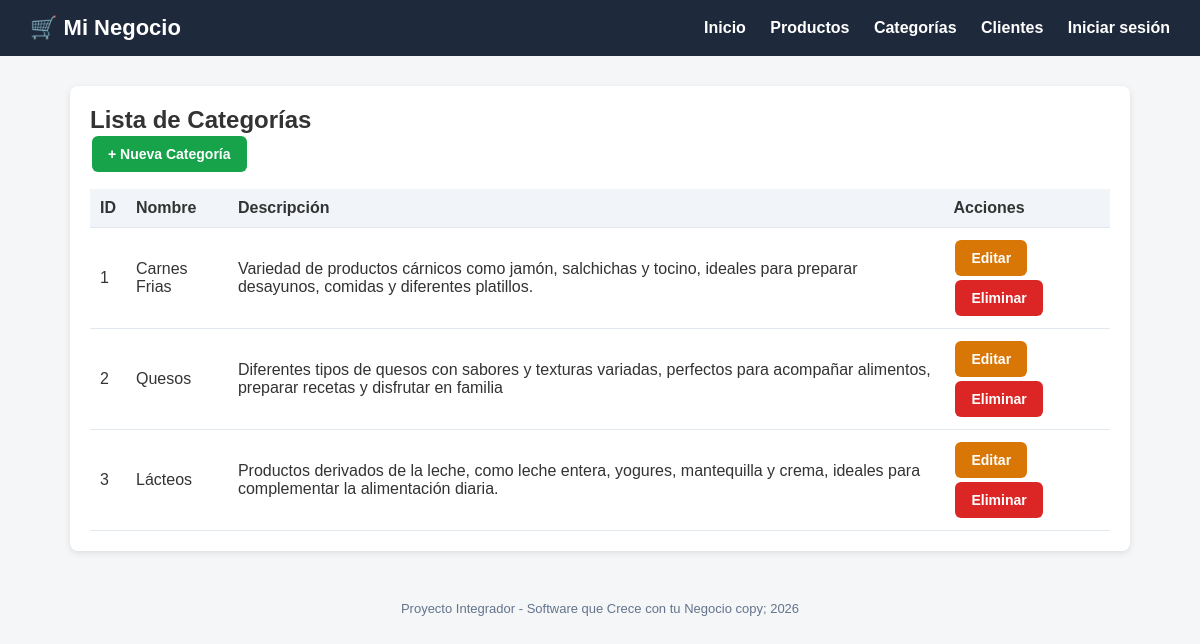
Page /categorias/ on the committed database.
### tienda/models.py (models this page shows, shortened)
class Categoria(models.Model):
    nombre = models.CharField(max_length=100)
    descripcion = models.TextField(blank=True, null=True)
    class Meta:
        verbose_name = "Categoría"
        verbose_name_plural = "Categorías"

### tienda/views.py (the view)
# urls.py: path('categorias/', views.lista_categorias, name='lista_categorias'),
def lista_categorias(request):
    categorias = Categoria.objects.all()
    return render(request, 'tienda/categorias/lista.html', {'categorias': categorias})

### tienda/templates/tienda/categorias/lista.html (shortened to what this page needs)
{% extends 'base.html' %}
{% block content %}
<div class="card">
    <h2>Lista de Categorías</h2>
    <a href="{% url 'crear_categoria' %}" class="btn btn-success">+ Nueva Categoría</a>
    <table>
        <thead>
            <tr><th>ID</th><th>Nombre</th><th>Descripción</th><th>Acciones</th></tr>
        </thead>
        <tbody>
            {% for categoria in categorias %}
            <tr>
                <td>{{ categoria.id }}</td>
                <td>{{ categoria.nombre }}</td>
                <td>{{ categoria.descripcion|default:"-" }}</td>
                <td>
                    <a href="{% url 'editar_categoria' categoria.pk %}" class="btn btn-warning">Editar</a>
                    <a href="{% url 'eliminar_categoria' categoria.pk %}" class="btn btn-danger">Eliminar</a>
                </td>
            </tr>
            {% empty %}
            <tr><td colspan="4">No hay categorías registradas.</td></tr>
            {% endfor %}
        </tbody>
    </table>
</div>
{% endblock %}

### negocio/templates/base.html (style rules this page uses)
* { margin: 0; padding: 0; box-sizing: border-box; }
body { font-family: Arial, sans-serif; background: #f4f6f8; color: #333; }
.card { background: #fff; border-radius: 8px; padding: 20px; box-shadow: 0 2px 6px rgba(0,0,0,0.1); margin-bottom: 20px; }
.btn { display: inline-block; padding: 10px 16px; border-radius: 6px; text-decoration: none; color: #fff; font-weight: bold; border: none; cursor: pointer; font-size: 14px; margin: 2px; }
.btn-success { background: #16a34a; }
.btn-danger { background: #dc2626; }
.btn-warning { background: #d97706; }
table { width: 100%; border-collapse: collapse; margin-top: 15px; }
th, td { padding: 10px; text-align: left; border-bottom: 1px solid #e2e8f0; }
th { background: #f1f5f9; }

### rows in the picture
Categoria: id "1", nombre "Carnes Frias", descripcion "Variedad de productos cárnicos como jamón, salchichas y tocino, ideales para preparar desayunos, comidas y diferentes platillos."
Categoria: id "2", nombre "Quesos", descripcion "Diferentes tipos de quesos con sabores y texturas variadas, perfectos para acompañar alimentos, preparar recetas y disfrutar en familia"
Categoria: id "3", nombre "Lácteos", descripcion "Productos derivados de la leche, como leche entera, yogures, mantequilla y crema, ideales para complementar la alimentación diaria."
